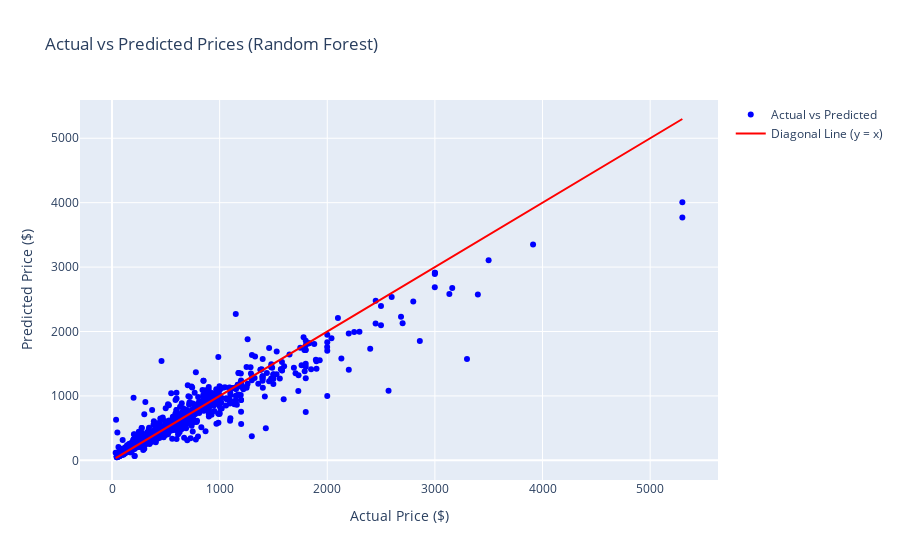

Source (notebook cell):
### Code cell
# Scatter plot using Plotly
scatter_trace = go.Scatter(x = laptops_df_cleaned["Price($)"], y = laptops_df_cleaned["Predicted Price($)"], mode = "markers", marker = dict(color = "blue"), name = "Actual vs Predicted")
diagonal_trace = go.Scatter(x = laptops_df_cleaned["Price($)"], y = laptops_df_cleaned["Price($)"], mode = "lines", line = dict(color = "red", width = 2), name = "Diagonal Line (y = x)")

layout = go.Layout(
    title = "Actual vs Predicted Prices (Random Forest)",
    xaxis = dict(title = "Actual Price ($)", titlefont = dict(size = 14)),
    yaxis = dict(title = "Predicted Price ($)", titlefont = dict(size = 14)),
    showlegend = True
)
fig = go.Figure(data=[scatter_trace, diagonal_trace], layout = layout)

fig.show()

### Figure 1 — Plotly figure (JSON) as saved in the notebook; plotly's stock layout.template omitted (floating-point values rounded to 4 significant figures; data arrays with more than 128 entries replaced by an {"elided": "..."} marker saying what was removed)
{"data": [{"marker": {"color": "blue"}, "mode": "markers", "name": "Actual vs Predicted", "type": "scatter", "x": {"elided": "1589 float values"}, "y": {"elided": "1589 float values"}}, {"line": {"color": "red", "width": 2}, "mode": "lines", "name": "Diagonal Line (y = x)", "type": "scatter", "x": {"elided": "1589 float values"}, "y": {"elided": "1589 float values"}}], "layout": {"showlegend": true, "title": {"text": "Actual vs Predicted Prices (Random Forest)"}, "xaxis": {"title": {"font": {"size": 14}, "text": "Actual Price ($)"}}, "yaxis": {"title": {"font": {"size": 14}, "text": "Predicted Price ($)"}}}}
